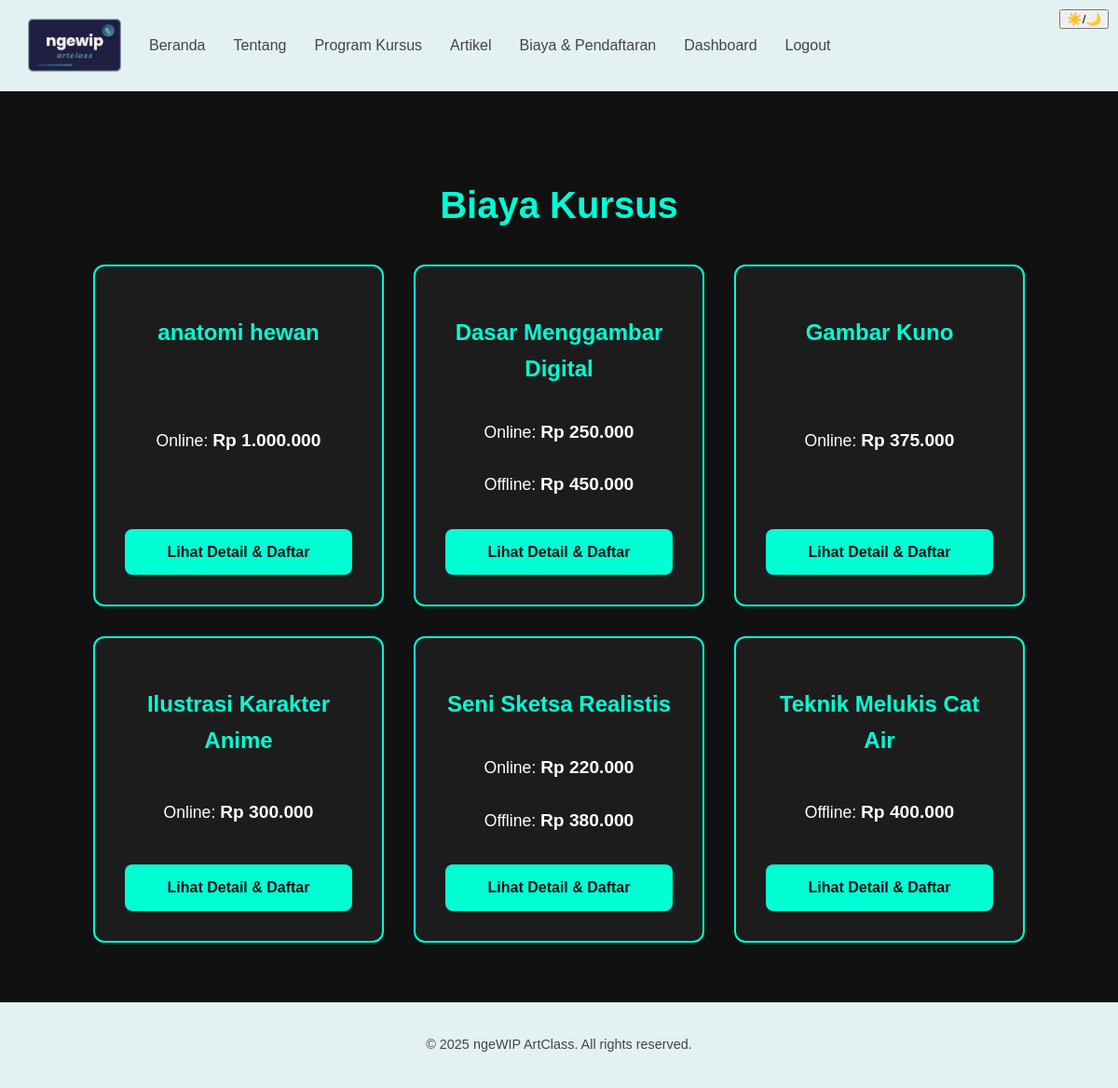
The app's page /ngewipArtClass_v2/NGEWIPEA/pages/biaya.php (signed in) with its own data.
### tables this page shows
CREATE TABLE `kelas_seni` (
  `id_kelas` varchar(10) NOT NULL,
  `nama_kelas` varchar(100) NOT NULL,
  `deskripsi_singkat` text DEFAULT NULL,
  `deskripsi_lengkap` text DEFAULT NULL,
  `path_gambar` varchar(255) DEFAULT 'assets/images/kursus/default.png',
  `harga_online` decimal(10,2) DEFAULT NULL,
  `harga_offline` decimal(10,2) DEFAULT NULL,
  `tipe_kelas_tersedia` set('Online','Offline') DEFAULT NULL,
  `id_mentor` varchar(5) DEFAULT NULL
);

### ngewipArtClass_v2/NGEWIPEA/pages/biaya.php (the view, shortened to what this page needs)
<?php
include '../database/db.php';
$query_biaya_kursus = "SELECT id_kelas, nama_kelas, harga_online, harga_offline, tipe_kelas_tersedia
                       FROM kelas_seni
                       WHERE harga_online IS NOT NULL OR harga_offline IS NOT NULL
                       ORDER BY nama_kelas ASC";
$hasil_biaya_kursus = mysqli_query($conn, $query_biaya_kursus);
$daftar_biaya = [];
if ($hasil_biaya_kursus && mysqli_num_rows($hasil_biaya_kursus) > 0) {
    while ($row = mysqli_fetch_assoc($hasil_biaya_kursus)) {
        $daftar_biaya[] = $row;
    }
}
?>
<!DOCTYPE html>
<html lang="id">
<head>
  <link rel="stylesheet" href="../assets/css/style.css">
</head>
<body>
  <button id="modeToggle" style="position: fixed; top: 10px; right: 10px; z-index: 200;">☀️/🌙</button>
  <nav class="navbar">
    <img src="../assets/images/logo.png" alt="Logo" class="logo">
    <ul class="nav-links">
      <li><a href="../guest/index.php">Beranda</a></li> <li><a href="tentang.html">Tentang</a></li> <li><a href="program.php">Program Kursus</a></li>
      <li><a href="artikel.html">Artikel</a></li> <li><a href="biaya.php" class="active">Biaya & Pendaftaran</a></li>
      <?php if (isset($_SESSION['user_id'])): ?>
            <?php
                $dashboard_link = '#';
                $role = $_SESSION['role'] ?? '';
                if ($role === 'admin') $dashboard_link = 'admin/dashboard.php';
                elseif ($role === 'mentor') $dashboard_link = 'mentor/dashboard.php';
                elseif ($role === 'member') $dashboard_link = 'student/dashboard.php';
            ?>
            <li><a href="<?= $dashboard_link ?>">Dashboard</a></li>
            <li><a href="../guest/logout.php">Logout</a></li> <?php else: ?>
            <li><a href="../guest/login.php">Login</a></li> <?php endif; ?>
    </ul>
  </nav>
  <main class="container">
    <h1>Biaya Kursus</h1>
    <?php if (!empty($daftar_biaya)): ?>
        <div class="pricing-grid">
            <?php foreach ($daftar_biaya as $item): ?>
                <div class="pricing-card">
                    <h2><?= htmlspecialchars($item['nama_kelas']); ?></h2>
                    <?php
                    $tipe_tersedia_biaya = explode(',', $item['tipe_kelas_tersedia'] ?? '');
                    if (in_array('Online', $tipe_tersedia_biaya) && !is_null($item['harga_online'])) {
                        echo "<p class='harga-item'>Online: <strong>Rp " . number_format($item['harga_online'], 0, ',', '.') . "</strong></p>";
                    }
                    if (in_array('Offline', $tipe_tersedia_biaya) && !is_null($item['harga_offline'])) {
                        echo "<p class='harga-item'>Offline: <strong>Rp " . number_format($item['harga_offline'], 0, ',', '.') . "</strong></p>";
                    }
                    ?>
                    <a href="detail_kursus.php?id_kursus=<?= htmlspecialchars($item['id_kelas']); ?>" class="btn-daftar-kursus">Lihat Detail & Daftar</a>
                </div>
            <?php endforeach; ?>
        </div>
    <?php else: ?>
        <p class="no-kursus">Informasi biaya kursus belum tersedia.</p>
    <?php endif; ?>
  </main>
  <footer>
    <p>&copy; <?= date("Y") ?> ngeWIP ArtClass. All rights reserved.</p>
  </footer>
</body>
</html>

### ngewipArtClass_v2/NGEWIPEA/assets/css/style.css (style rules this page uses)
:root { --bg-color: #f0f8f9; --text-color: #000; --primary-color: #7EACB5; --card-bg: #ffffff; --card-border: #ccc; --nav-bg: #e4f1f2; --footer-color: #444; }
body { margin: 0; font-family: 'Segoe UI', sans-serif; background-color: var(--bg-color); color: var(--text-color); line-height: 1.6; transition: background 0.3s, color 0.3s; }
.logo { width: 120px; position: absolute; top: 20px; left: 30px; }
footer { text-align: center; padding: 20px; font-size: 0.9rem; background: var(--nav-bg); color: var(--footer-color); }
.navbar { background-color: var(--nav-bg); display: flex; align-items: center; justify-content: space-between; padding: 20px 10%; position: sticky; top: 0; z-index: 100; }
.navbar .logo { width: 100px; }
.navbar .nav-links { list-style: none; display: flex; gap: 30px; }
.navbar .nav-links li a { color: var(--footer-color); text-decoration: none; font-weight: 500; transition: color 0.3s; }

### ngewipArtClass_v2/NGEWIPEA/pages/biaya.php (style rules this page uses)
body { background-color: #111; color: #fff; font-family: Arial, sans-serif; margin: 0; padding: 0; }
.container { padding: 4rem 2rem; max-width: 1000px; margin: 0 auto; }
.container h1 { font-size: 2.5rem; margin-bottom: 2rem; color: #00ffd5; text-align: center; }
.pricing-grid { display: grid; grid-template-columns: repeat(auto-fit, minmax(280px, 1fr)); gap: 2rem; margin-top: 2rem; }
.pricing-card { background-color: #1c1c1c; border: 2px solid #00ffd5; border-radius: 12px; padding: 2rem; text-align: center; transition: transform 0.3s ease; display: flex; flex-direction: column; justify-content: space-between; }
.pricing-card h2 { color: #00ffd5; margin-bottom: 1rem; font-size: 1.5em; }
.pricing-card p.harga-item { font-size: 1.1rem; margin-bottom: 0.5rem; }
.pricing-card p.harga-item strong { font-size: 1.2rem; }
.btn-daftar-kursus { display: inline-block; padding: 0.75rem 1.5rem; background-color: #00ffd5; color: #111; font-weight: bold; border-radius: 8px; text-decoration: none; transition: background-color 0.3s ease; margin-top: 1.5rem; }

### records on screen
kelas_seni: nama_kelas "anatomi hewan", harga_online "1.000.000"
kelas_seni: nama_kelas "Dasar Menggambar Digital", harga_online "250.000", harga_offline "450.000"
kelas_seni: nama_kelas "Gambar Kuno", harga_online "375.000"
kelas_seni: nama_kelas "Ilustrasi Karakter Anime", harga_online "300.000"
kelas_seni: nama_kelas "Seni Sketsa Realistis", harga_online "220.000", harga_offline "380.000"
kelas_seni: nama_kelas "Teknik Melukis Cat Air", harga_offline "400.000"
